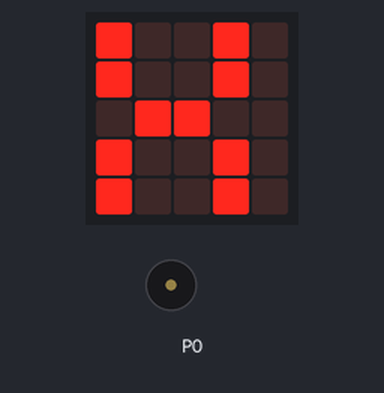
Bench run of a program on a simulated BBC micro:bit running MicroPython. Shown: the board's 5×5 LED display, buzzer (waves = sounding). At 2.5 s the program stops and its outputs stay as they are.

Above: at 0.1 s.
At 2.1 s:
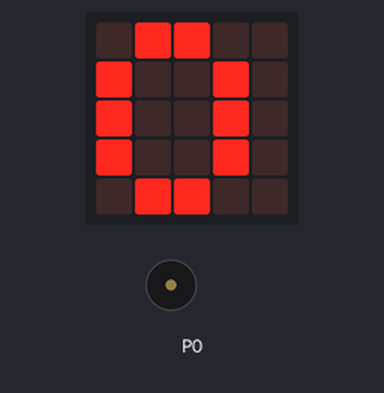
Timing chart, 0 to 3.6 s (numbered marks = the images above):
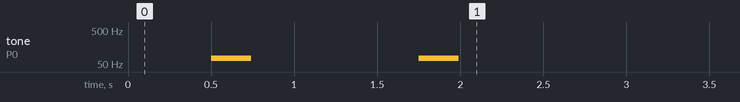

The program:

ledsiuuuu.py
```python
# Imports go at the top
from microbit import *
import music
# Definición de una función
def encender_y_apagar_led(veces):
   for i in range(veces):
        display.show("X")
        sleep(500)
        music.play("D2:2")
        display.show("O")
        sleep(500)
#Llama a la función
encender_y_apagar_led(2)
```

Measured:
- by itself, tone on P0: alternates 73 Hz for 0.24 s and silent for 1.0 s, 4 changes in all, then stays silent
